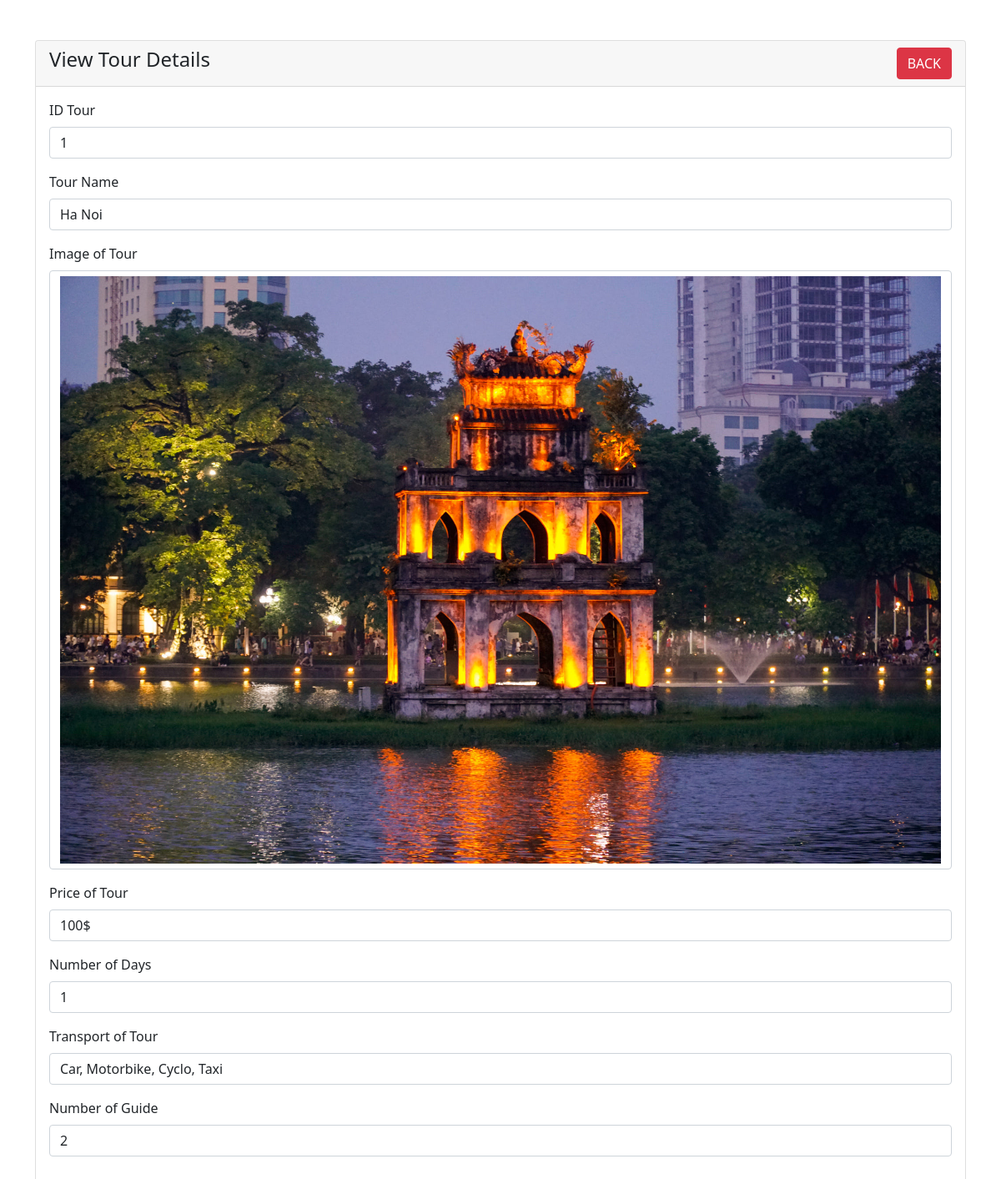
Page /assets/pages/tour-detailed_view.php?id=1 on the committed database.
### tables this page shows
CREATE TABLE `tour_destination` (
  `id` int(11) NOT NULL,
  `tour` varchar(50) NOT NULL,
  `image` varchar(50) NOT NULL,
  `price` int(50) NOT NULL,
  `num_day` int(50) NOT NULL,
  `trans` varchar(100) NOT NULL,
  `num_guide` int(50) NOT NULL
);

### assets/pages/tour-detailed_view.php (the view, shortened to what this page needs)
<?php
require 'db_config.php';
?>
<!doctype html>
<html lang="en">
  <head>
    <link href="https://cdn.jsdelivr.net/npm/bootstrap@5.1.3/dist/css/bootstrap.min.css" rel="stylesheet">
</head>
<body>
    <div class="container mt-5">
        <div class="row">
            <div class="col-md-12">
                <div class="card">
                    <div class="card-header">
                        <h4>View Tour Details
                            <a href="admin_detailed--tour.php" class="btn btn-danger float-end">BACK</a>
                        </h4>
                    </div>
                    <div class="card-body">
                        <?php
                        if(isset($_GET['id']))
                        {
                            $tour_id = mysqli_real_escape_string($conn, $_GET['id']);
                            $query = "SELECT * FROM tour_destination WHERE id='$tour_id' ";
                            $query_run = mysqli_query($conn, $query);
                            if(mysqli_num_rows($query_run) > 0)
                            {
                                $tour = mysqli_fetch_array($query_run);
                                ?>
                                     <div class="mb-3">
                                        <label class="form-label">ID Tour</label>
                                        <p class="form-control">
                                            <?=$tour['id'];?>
                                        </p>
                                    </div>
                                    <div class="mb-3">
                                        <label class="form-label">Tour Name</label>
                                        <p class="form-control">
                                            <?=$tour['tour'];?>
                                        </p>
                                    </div>
                                    <div class="mb-3">
                                        <label class="form-label">Image of Tour</label>
                                        <p class="form-control">
                                            <img width="100%" height="100%" src="../src/img/<?=$tour['image'];?>" alt="Tour">
                                        </p>
                                    </div>
                                    <div class="mb-3">
                                        <label class="form-label">Price of Tour</label>
                                        <p class="form-control">
                                            <?=$tour['price'];?>$
                                        </p>
                                    </div>
                                    <div class="mb-3">
                                        <label class="form-label">Number of Days</label>
                                        <p class="form-control">
                                            <?=$tour['num_day'];?>
                                        </p>
                                    </div>
                                    <div class="mb-3">
                                        <label class="form-label">Transport of Tour</label>
                                        <p class="form-control">
                                            <?=$tour['trans'];?>
                                        </p>
                                    </div>
                                    <div class="mb-3">
                                        <label class="form-label">Number of Guide</label>
                                        <p class="form-control">
                                            <?=$tour['num_guide'];?>
                                        </p>
                                    </div>
                                <?php
                            }
                            else
                            {
                                echo "<h4>No Such Id Found</h4>";
                            }
                        }
                        ?>
                    </div>
                </div>
            </div>
        </div>
    </div>
</body>
</html>

### rows in the picture
tour_destination: id "1", tour "Ha Noi", image (picture), price "100", num_day "1", trans "Car, Motorbike, Cyclo, Taxi", num_guide "2"
